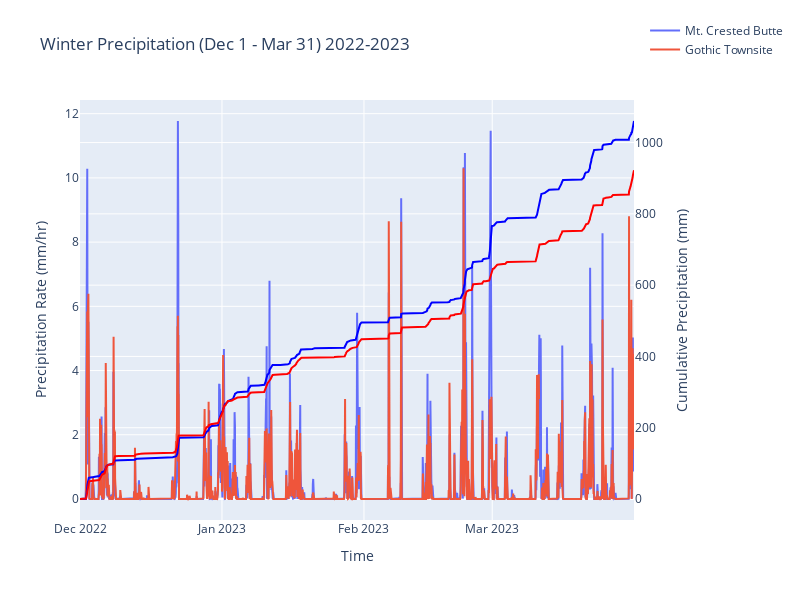

Notebook source saved alongside this figure:
### Markdown cell above
2023

### Code cell
fig = go.Figure()
fig.add_trace(go.Scatter(x=w23_prcp_rate_1H_mtcb_ds.time,
                         y=w23_prcp_rate_1H_mtcb_ds.precip_rate,
                         mode='lines',
                         marker=dict(size=5),
                         name='Mt. Crested Butte'))
fig.add_trace(go.Scatter(x=w23_prcp_rate_1H_gts_ds.time,
                         y=w23_prcp_rate_1H_gts_ds.precip_rate,
                         mode='lines',
                         marker=dict(size=5),
                         name='Gothic Townsite'))
fig.update_layout(title='Winter Precipitation (Dec 1 - Mar 31) 2022-2023',
                    xaxis_title='Time',
                    yaxis_title='Precipitation Rate (mm/hr)',
                    height=600,
                    width=800)

# add a second y-axis
fig.update_layout(yaxis2=dict(title='Cumulative Precipitation (mm)',
                              overlaying='y',
                              side='right'))
fig.add_trace(go.Scatter(x=w23_prcp_rate_1H_mtcb_ds.time,
                            y=w23_prcp_rate_1H_mtcb_ds.precip_rate.cumsum(),
                            mode='lines',
                            marker=dict(size=5,
                                        color='blue'),
                            name='Mt. Crested Butte',
                            showlegend=False,
                            yaxis='y2'))
fig.add_trace(go.Scatter(x=w23_prcp_rate_1H_gts_ds.time,
                            y=w23_prcp_rate_1H_gts_ds.precip_rate.cumsum(),
                            mode='lines',
                            marker=dict(size=5,
                                        color='red'),
                            name='Gothic Townsite',
                            showlegend=False,
                            yaxis='y2'))
# move the legend up a bit
fig.update_layout(legend=dict(y=1.2))

### Figure 1 — Plotly figure (JSON) as saved in the notebook; plotly's stock layout.template omitted (floating-point values rounded to 4 significant figures; data arrays with more than 128 entries replaced by an {"elided": "..."} marker saying what was removed)
{"data": [{"marker": {"size": 5}, "mode": "lines", "name": "Mt. Crested Butte", "type": "scatter", "x": {"elided": "2904 str values"}, "y": {"elided": "2904 float values"}}, {"marker": {"size": 5}, "mode": "lines", "name": "Gothic Townsite", "type": "scatter", "x": {"elided": "2904 str values"}, "y": {"elided": "2904 float values"}}, {"marker": {"color": "blue", "size": 5}, "mode": "lines", "name": "Mt. Crested Butte", "showlegend": false, "type": "scatter", "x": {"elided": "2904 str values"}, "y": {"elided": "2904 float values"}, "yaxis": "y2"}, {"marker": {"color": "red", "size": 5}, "mode": "lines", "name": "Gothic Townsite", "showlegend": false, "type": "scatter", "x": {"elided": "2904 str values"}, "y": {"elided": "2904 float values"}, "yaxis": "y2"}], "layout": {"height": 600, "legend": {"y": 1.2}, "title": {"text": "Winter Precipitation (Dec 1 - Mar 31) 2022-2023"}, "width": 800, "xaxis": {"title": {"text": "Time"}}, "yaxis": {"title": {"text": "Precipitation Rate (mm/hr)"}}, "yaxis2": {"overlaying": "y", "side": "right", "title": {"text": "Cumulative Precipitation (mm)"}}}}
